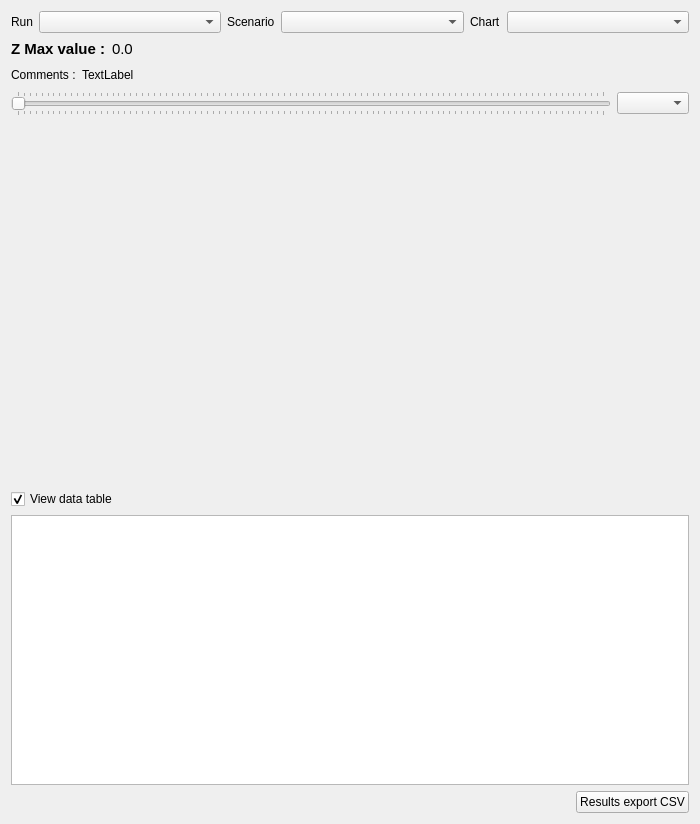
<?xml version="1.0" encoding="UTF-8"?>
<ui version="4.0">
 <class>txt_tmp</class>
 <widget class="QWidget" name="txt_tmp">
  <property name="geometry">
   <rect>
    <x>0</x>
    <y>0</y>
    <width>700</width>
    <height>824</height>
   </rect>
  </property>
  <property name="windowTitle">
   <string>Hydro. Results</string>
  </property>
  <layout class="QVBoxLayout" name="verticalLayout_3">
   <item>
    <widget class="QFrame" name="frm_top">
     <property name="frameShape">
      <enum>QFrame::NoFrame</enum>
     </property>
     <property name="frameShadow">
      <enum>QFrame::Raised</enum>
     </property>
     <layout class="QVBoxLayout" name="verticalLayout">
      <property name="leftMargin">
       <number>0</number>
      </property>
      <property name="topMargin">
       <number>0</number>
      </property>
      <property name="rightMargin">
       <number>0</number>
      </property>
      <property name="bottomMargin">
       <number>0</number>
      </property>
      <item>
       <layout class="QVBoxLayout" name="lay_fig">
        <item>
         <layout class="QHBoxLayout" name="horizontalLayout">
          <item>
           <widget class="QLabel" name="label">
            <property name="sizePolicy">
             <sizepolicy hsizetype="Maximum" vsizetype="Preferred">
              <horstretch>0</horstretch>
              <verstretch>0</verstretch>
             </sizepolicy>
            </property>
            <property name="text">
             <string>Run</string>
            </property>
           </widget>
          </item>
          <item>
           <widget class="QComboBox" name="cb_run"/>
          </item>
          <item>
           <widget class="QLabel" name="label_2">
            <property name="sizePolicy">
             <sizepolicy hsizetype="Maximum" vsizetype="Preferred">
              <horstretch>0</horstretch>
              <verstretch>0</verstretch>
             </sizepolicy>
            </property>
            <property name="text">
             <string>Scenario</string>
            </property>
           </widget>
          </item>
          <item>
           <widget class="QComboBox" name="cb_scen"/>
          </item>
          <item>
           <widget class="QLabel" name="label_3">
            <property name="sizePolicy">
             <sizepolicy hsizetype="Maximum" vsizetype="Preferred">
              <horstretch>0</horstretch>
              <verstretch>0</verstretch>
             </sizepolicy>
            </property>
            <property name="text">
             <string>Chart</string>
            </property>
           </widget>
          </item>
          <item>
           <widget class="QComboBox" name="cb_graph"/>
          </item>
         </layout>
        </item>
        <item>
         <layout class="QHBoxLayout" name="horizontalLayout_4">
          <item>
           <widget class="QLabel" name="label_lbzmax">
            <property name="font">
             <font>
              <pointsize>11</pointsize>
              <weight>75</weight>
              <bold>true</bold>
             </font>
            </property>
            <property name="text">
             <string>Z Max value :</string>
            </property>
           </widget>
          </item>
          <item>
           <widget class="QLabel" name="label_zmax">
            <property name="font">
             <font>
              <pointsize>11</pointsize>
             </font>
            </property>
            <property name="text">
             <string>0.0</string>
            </property>
           </widget>
          </item>
          <item>
           <spacer name="horizontalSpacer_3">
            <property name="orientation">
             <enum>Qt::Horizontal</enum>
            </property>
            <property name="sizeHint" stdset="0">
             <size>
              <width>40</width>
              <height>20</height>
             </size>
            </property>
           </spacer>
          </item>
         </layout>
        </item>
        <item>
         <layout class="QHBoxLayout" name="horizontalLayout_5">
          <item>
           <widget class="QLabel" name="label_coment">
            <property name="text">
             <string>Comments :</string>
            </property>
           </widget>
          </item>
          <item>
           <widget class="QLabel" name="lbl_coment">
            <property name="text">
             <string>TextLabel</string>
            </property>
           </widget>
          </item>
          <item>
           <spacer name="horizontalSpacer_2">
            <property name="orientation">
             <enum>Qt::Horizontal</enum>
            </property>
            <property name="sizeHint" stdset="0">
             <size>
              <width>40</width>
              <height>20</height>
             </size>
            </property>
           </spacer>
          </item>
         </layout>
        </item>
        <item>
         <layout class="QHBoxLayout" name="horizontalLayout_2">
          <item>
           <widget class="QSlider" name="sld_det">
            <property name="orientation">
             <enum>Qt::Horizontal</enum>
            </property>
            <property name="tickPosition">
             <enum>QSlider::TicksBothSides</enum>
            </property>
           </widget>
          </item>
          <item>
           <widget class="QComboBox" name="cb_det">
            <property name="sizePolicy">
             <sizepolicy hsizetype="Maximum" vsizetype="Fixed">
              <horstretch>0</horstretch>
              <verstretch>0</verstretch>
             </sizepolicy>
            </property>
           </widget>
          </item>
         </layout>
        </item>
        <item>
         <layout class="QHBoxLayout" name="horizontalLayout_6">
          <item>
           <layout class="QVBoxLayout" name="lay_graph"/>
          </item>
          <item>
           <layout class="QVBoxLayout" name="verticalLayout_6">
            <item>
             <spacer name="verticalSpacer">
              <property name="orientation">
               <enum>Qt::Vertical</enum>
              </property>
              <property name="sizeHint" stdset="0">
               <size>
                <width>20</width>
                <height>40</height>
               </size>
              </property>
             </spacer>
            </item>
           </layout>
          </item>
         </layout>
        </item>
       </layout>
      </item>
     </layout>
    </widget>
   </item>
   <item>
    <widget class="QFrame" name="frm_bottom">
     <property name="sizePolicy">
      <sizepolicy hsizetype="Preferred" vsizetype="Maximum">
       <horstretch>0</horstretch>
       <verstretch>0</verstretch>
      </sizepolicy>
     </property>
     <property name="frameShape">
      <enum>QFrame::NoFrame</enum>
     </property>
     <property name="frameShadow">
      <enum>QFrame::Raised</enum>
     </property>
     <layout class="QVBoxLayout" name="verticalLayout_2">
      <property name="leftMargin">
       <number>0</number>
      </property>
      <property name="topMargin">
       <number>0</number>
      </property>
      <property name="rightMargin">
       <number>0</number>
      </property>
      <property name="bottomMargin">
       <number>0</number>
      </property>
      <item>
       <widget class="QCheckBox" name="cc_data">
        <property name="text">
         <string>View data table</string>
        </property>
        <property name="checked">
         <bool>true</bool>
        </property>
       </widget>
      </item>
      <item>
       <widget class="QFrame" name="frm_data">
        <property name="frameShape">
         <enum>QFrame::NoFrame</enum>
        </property>
        <property name="frameShadow">
         <enum>QFrame::Raised</enum>
        </property>
        <layout class="QVBoxLayout" name="verticalLayout_4">
         <property name="leftMargin">
          <number>0</number>
         </property>
         <property name="topMargin">
          <number>0</number>
         </property>
         <property name="rightMargin">
          <number>0</number>
         </property>
         <property name="bottomMargin">
          <number>0</number>
         </property>
         <item>
          <widget class="QTableWidget" name="tw_data">
           <property name="minimumSize">
            <size>
             <width>0</width>
             <height>270</height>
            </size>
           </property>
           <property name="selectionMode">
            <enum>QAbstractItemView::ContiguousSelection</enum>
           </property>
          </widget>
         </item>
         <item>
          <layout class="QHBoxLayout" name="horizontalLayout_3">
           <item>
            <spacer name="horizontalSpacer">
             <property name="orientation">
              <enum>Qt::Horizontal</enum>
             </property>
             <property name="sizeHint" stdset="0">
              <size>
               <width>40</width>
               <height>20</height>
              </size>
             </property>
            </spacer>
           </item>
           <item>
            <widget class="QPushButton" name="bt_expCsv">
             <property name="text">
              <string>Results export CSV</string>
             </property>
            </widget>
           </item>
          </layout>
         </item>
        </layout>
       </widget>
      </item>
     </layout>
    </widget>
   </item>
  </layout>
 </widget>
 <resources/>
 <connections>
  <connection>
   <sender>cc_data</sender>
   <signal>clicked(bool)</signal>
   <receiver>frm_data</receiver>
   <slot>setVisible(bool)</slot>
   <hints>
    <hint type="sourcelabel">
     <x>349</x>
     <y>175</y>
    </hint>
    <hint type="destinationlabel">
     <x>349</x>
     <y>440</y>
    </hint>
   </hints>
  </connection>
  <connection>
   <sender>sld_det</sender>
   <signal>valueChanged(int)</signal>
   <receiver>cb_det</receiver>
   <slot>setCurrentIndex(int)</slot>
   <hints>
    <hint type="sourcelabel">
     <x>349</x>
     <y>238</y>
    </hint>
    <hint type="destinationlabel">
     <x>349</x>
     <y>308</y>
    </hint>
   </hints>
  </connection>
  <connection>
   <sender>cb_det</sender>
   <signal>currentIndexChanged(int)</signal>
   <receiver>sld_det</receiver>
   <slot>setValue(int)</slot>
   <hints>
    <hint type="sourcelabel">
     <x>349</x>
     <y>308</y>
    </hint>
    <hint type="destinationlabel">
     <x>349</x>
     <y>238</y>
    </hint>
   </hints>
  </connection>
 </connections>
</ui>
